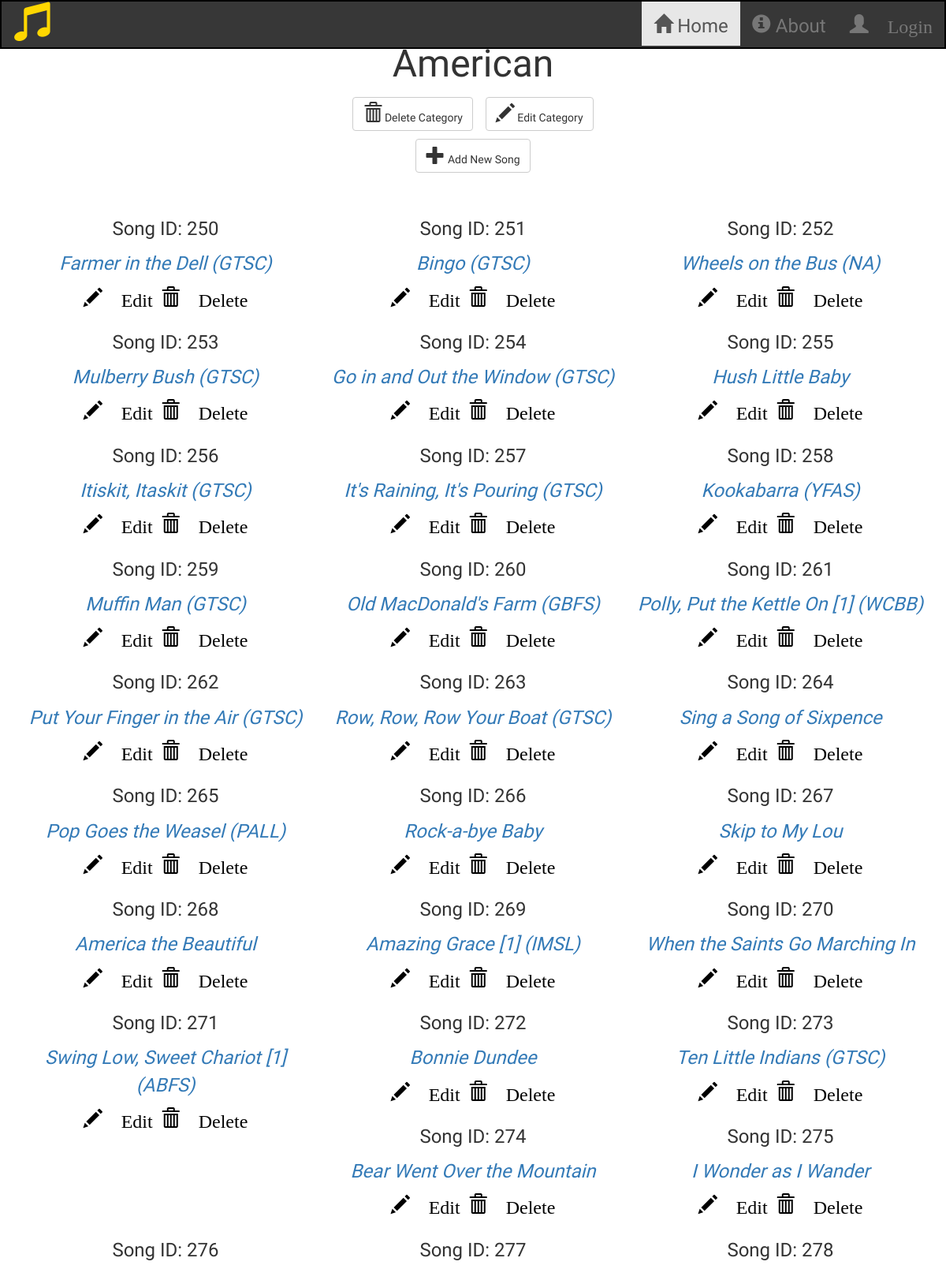
Page /categories/American/6 (upper part) on the committed database.
### songsdb_setup.py (models this page shows, shortened)
class Song(Base):
    __tablename__ = 'allsongs'
    id = Column(Integer, primary_key=True)
    name = Column(String, nullable=False)
    key = Column(String, nullable=False)
    year = Column(Integer, nullable=False)
    composer = Column(String, nullable=False)
    bpm = Column(Integer, nullable=False)
    timesig = Column(String, nullable=False)
    category_id = Column(Integer, ForeignKey('category.id'))
    category = relationship(Category)
    user_id = Column(Integer, ForeignKey('user.id'))
    user = relationship(User)

### application.py (the view)
@app.route('/categories/<path:category>/<int:category_id>')
def showCategorySongs(category, category_id):
    songs = session.query(Song).filter(Song.category_id == category_id).all()
    if 'username' not in login_session:
        return render_template('publicsongs.html', songs=songs,
                               category=category,
                               category_id=category_id)
    else:
        return render_template('categorysongs.html', songs=songs,
                               category=category,
                               category_id=category_id)

### templates/publicsongs.html (shortened to what this page needs)
{% extends "main.html" %} {% block content %}
<div>
    <div>
        <h1 class='text-center'>{{ category }}</h1>
        <div class="row">
            <div class="col-lg-4 col-lg-offset-4 text-center">
                <a href="{{url_for('deleteCategory', category = category, category_id = category_id) }}">
                    <button class="btn btn-default delete" id="delete-category">
                        <span class="glyphicon glyphicon-trash"></span>  Delete Category
                    </button>
                </a>
                <a href="{{url_for('editCategory', category = category) }}">
                    <button class="btn btn-default delete" id="edit-category">
                        <span class="glyphicon glyphicon-pencil"></span>  Edit Category
                    </button>
                </a>
                <a href="{{url_for('newSong', category = category, category_id = category_id) }}">
                    <button class="btn btn-default" id="add-song">
                        <span class="glyphicon glyphicon-plus"></span>  Add New Song
                    </button>
                </a>
            </div>
        </div>
    </div>
    <br>
    <div class='col-lg-12 text-center'>
        {% for i in songs %}
        <div class='col-lg-4 text-center' id="song-label">
            <span><p>Song ID: {{ i.id }}</p><span>
            <span><p><a href= "{{url_for('showSongInfo', category = category, category_id = category_id, song_id = i.id, name = i.name) }}"><i>{{i.name}}</i></a></p></span>
            <a href="{{url_for('editSong', category = category, name = i.name, song_id = i.id) }}">
                    <span class="glyphicon glyphicon-pencil" id="edit-song"> Edit</span>
            </a>
            <a href="{{url_for('deleteSong', category_id = category_id, song_id = i.id) }}">
                    <span class="glyphicon glyphicon-trash text-right" id="delete-song"> Delete</span>
            </a>
        </div>
        {% endfor %}
    </div>
</div>
{% endblock %}

### templates/main.html (shortened to what this page needs)
<!DOCTYPE html>
<html lang="en">
<head>
    {% block head %}
    <link rel="stylesheet" href="//netdna.bootstrapcdn.com/bootstrap/3.1.1/css/bootstrap.min.css">
    <link rel=stylesheet type=text/css href="{{ url_for('static', filename='styles.css') }}">
    {% endblock %}
</head>
<body>
    {% include "header.html" %}
    <div id="content">
        {% block content %}
        {% endblock %}
    </div>
</body>
</html>

### templates/header.html (shortened to what this page needs)
<header class="container-fluid">
  <nav class="navbar navbar-default navbar-fixed-top">
    <div class="container-fluid">
      <div class="navbar-header">
        <span class="glyphicon glyphicon-music" id="logo"></span>
      </div>
      <div class="navbar-collapse collapse">
        <ul class="nav navbar-nav navbar-right mobile-bar">
          <li class="active">
            <a href="{{url_for('showCategories') }}">
              <span class="glyphicon glyphicon-home icon"></span>
              <span> Home</span>
            </a>
          </li>
          <li><a href="{{url_for('showAbout') }}"><span class="glyphicon glyphicon-info-sign"></span><span> About</span></a></li>
          {%if 'username' not in session %}
          <li><a href="{{url_for('login') }}"><span class="glyphicon glyphicon-user"> Login</span></a></li>
          {% else %}
          <li><a href ="{{url_for('disconnect') }}"><span class="glyphicon glyphicon-user"> Logout</span></a></li>
          {% endif %}
        </ul>
      </div>
    </div>
  </nav>
</header>

### static/styles.css (style rules this page uses)
* { font-family: 'Neuton', serif, Arial, Sans-serif; font-size: 24px; }
h1 { font-size: 48px; }
.navbar { background-color: #373737; color: black; margin-bottom: 0px; border: 2px solid; }
#content { margin-top: 55px; }
#delete-song, #edit-song { margin: 2px; color: black; }
.btn { margin: 5px; }
#song-label { margin-top: 10px; padding: 5px; }
#logo { color: gold; font-size: 50px; }

### rows in the picture
Song: id "250", name "Farmer in the Dell (GTSC)"
Song: id "251", name "Bingo (GTSC)"
Song: id "252", name "Wheels on the Bus (NA)"
Song: id "253", name "Mulberry Bush (GTSC)"
Song: id "254", name "Go in and Out the Window (GTSC)"
Song: id "255", name "Hush Little Baby"
Song: id "256", name "Itiskit, Itaskit (GTSC)"
Song: id "257", name "It's Raining, It's Pouring (GTSC)"
Song: id "258", name "Kookabarra (YFAS)"
Song: id "259", name "Muffin Man (GTSC)"
Song: id "260", name "Old MacDonald's Farm (GBFS)"
Song: id "261", name "Polly, Put the Kettle On [1] (WCBB)"
Song: id "262", name "Put Your Finger in the Air (GTSC)"
Song: id "263", name "Row, Row, Row Your Boat (GTSC)"
Song: id "264", name "Sing a Song of Sixpence"
Song: id "265", name "Pop Goes the Weasel (PALL)"
Song: id "266", name "Rock-a-bye Baby"
Song: id "267", name "Skip to My Lou"
Song: id "268", name "America the Beautiful"
Song: id "269", name "Amazing Grace [1] (IMSL)"
Song: id "270", name "When the Saints Go Marching In"
Song: id "271", name "Swing Low, Sweet Chariot [1] (ABFS)"
Song: id "272", name "Bonnie Dundee"
Song: id "273", name "Ten Little Indians (GTSC)"
Song: id "274", name "Bear Went Over the Mountain"
Song: id "275", name "I Wonder as I Wander"
Song: id "276"
Song: id "277"
Song: id "278"

### other values in the picture
{{ category }} "American"
